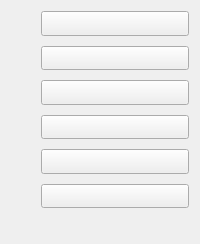
            <widget class="QWidget" name="button_stackedWidgetPage1">
             <layout class="QVBoxLayout" name="verticalLayout_5">
              <item>
               <layout class="QVBoxLayout" name="verticalLayout_2" stretch="1,1,1,1,1,1,1">
                <property name="spacing">
                 <number>10</number>
                </property>
                <property name="leftMargin">
                 <number>30</number>
                </property>
                <item>
                 <widget class="QPushButton" name="cut">
                  <property name="sizePolicy">
                   <sizepolicy hsizetype="Preferred" vsizetype="Preferred">
                    <horstretch>0</horstretch>
                    <verstretch>0</verstretch>
                   </sizepolicy>
                  </property>
                  <property name="maximumSize">
                   <size>
                    <width>230</width>
                    <height>87</height>
                   </size>
                  </property>
                  <property name="focusPolicy">
                   <enum>Qt::NoFocus</enum>
                  </property>
                  <property name="styleSheet">
                   <string notr="true">#cut{
	border-image: url(:/image/image/btn_qh_normal.png);
}
#cut:pressed{
	border-image: url(:/image/image/btn_qh_sel.png);
}</string>
                  </property>
                  <property name="text">
                   <string/>
                  </property>
                 </widget>
                </item>
                <item>
                 <widget class="QPushButton" name="store">
                  <property name="sizePolicy">
                   <sizepolicy hsizetype="Preferred" vsizetype="Preferred">
                    <horstretch>0</horstretch>
                    <verstretch>0</verstretch>
                   </sizepolicy>
                  </property>
                  <property name="maximumSize">
                   <size>
                    <width>230</width>
                    <height>87</height>
                   </size>
                  </property>
                  <property name="focusPolicy">
                   <enum>Qt::NoFocus</enum>
                  </property>
                  <property name="styleSheet">
                   <string notr="true">#store{
	border-image: url(:/image/image/btn_in_normal.png);
}
#store:checked{
	border-image: url(:/image/image/btn_in_sel.png);
}</string>
                  </property>
                  <property name="text">
                   <string/>
                  </property>
                  <property name="checkable">
                   <bool>true</bool>
                  </property>
                  <property name="checked">
                   <bool>false</bool>
                  </property>
                 </widget>
                </item>
                <item>
                 <widget class="QPushButton" name="refund">
                  <property name="sizePolicy">
                   <sizepolicy hsizetype="Preferred" vsizetype="Preferred">
                    <horstretch>0</horstretch>
                    <verstretch>0</verstretch>
                   </sizepolicy>
                  </property>
                  <property name="minimumSize">
                   <size>
                    <width>0</width>
                    <height>0</height>
                   </size>
                  </property>
                  <property name="maximumSize">
                   <size>
                    <width>230</width>
                    <height>87</height>
                   </size>
                  </property>
                  <property name="focusPolicy">
                   <enum>Qt::NoFocus</enum>
                  </property>
                  <property name="styleSheet">
                   <string notr="true">#refund{
border-image: url(:/image/image/btn_out_normal.png);
}
#refund:checked{
border-image: url(:/image/image/btn_out_sel.png);
}
</string>
                  </property>
                  <property name="text">
                   <string/>
                  </property>
                  <property name="checkable">
                   <bool>true</bool>
                  </property>
                 </widget>
                </item>
                <item>
                 <widget class="QPushButton" name="check">
                  <property name="sizePolicy">
                   <sizepolicy hsizetype="Preferred" vsizetype="Preferred">
                    <horstretch>0</horstretch>
                    <verstretch>0</verstretch>
                   </sizepolicy>
                  </property>
                  <property name="maximumSize">
                   <size>
                    <width>230</width>
                    <height>87</height>
                   </size>
                  </property>
                  <property name="styleSheet">
                   <string notr="true">#check:checked{
	border-image: url(:/image/image/btn_check_normal.png);
}
#check{
	border-image: url(:/image/image/btn_check_sel.png);
}</string>
                  </property>
                  <property name="text">
                   <string/>
                  </property>
                  <property name="checkable">
                   <bool>true</bool>
                  </property>
                 </widget>
                </item>
                <item>
                 <widget class="QPushButton" name="service">
                  <property name="sizePolicy">
                   <sizepolicy hsizetype="Preferred" vsizetype="Preferred">
                    <horstretch>0</horstretch>
                    <verstretch>0</verstretch>
                   </sizepolicy>
                  </property>
                  <property name="minimumSize">
                   <size>
                    <width>0</width>
                    <height>0</height>
                   </size>
                  </property>
                  <property name="maximumSize">
                   <size>
                    <width>230</width>
                    <height>87</height>
                   </size>
                  </property>
                  <property name="focusPolicy">
                   <enum>Qt::NoFocus</enum>
                  </property>
                  <property name="styleSheet">
                   <string notr="true">#service{
	border-image: url(:/image/image/btn_service_normal.png);
}
#service:checked{
	border-image: url(:/image/image/btn_service_sel.png);
}</string>
                  </property>
                  <property name="text">
                   <string/>
                  </property>
                  <property name="checkable">
                   <bool>true</bool>
                  </property>
                  <property name="checked">
                   <bool>false</bool>
                  </property>
                 </widget>
                </item>
                <item>
                 <widget class="QPushButton" name="search">
                  <property name="sizePolicy">
                   <sizepolicy hsizetype="Preferred" vsizetype="Preferred">
                    <horstretch>0</horstretch>
                    <verstretch>0</verstretch>
                   </sizepolicy>
                  </property>
                  <property name="minimumSize">
                   <size>
                    <width>0</width>
                    <height>0</height>
                   </size>
                  </property>
                  <property name="maximumSize">
                   <size>
                    <width>230</width>
                    <height>87</height>
                   </size>
                  </property>
                  <property name="styleSheet">
                   <string notr="true">#search{
	border-image: url(:/image/image/btn_search_normal.png);
}
#search:pressed{
	border-image: url(:/image/image/btn_search_sel.png);
}</string>
                  </property>
                  <property name="text">
                   <string/>
                  </property>
                 </widget>
                </item>
                <item>
                 <spacer name="verticalSpacer">
                  <property name="orientation">
                   <enum>Qt::Vertical</enum>
                  </property>
                  <property name="sizeType">
                   <enum>QSizePolicy::Preferred</enum>
                  </property>
                  <property name="sizeHint" stdset="0">
                   <size>
                    <width>20</width>
                    <height>40</height>
                   </size>
                  </property>
                 </spacer>
                </item>
               </layout>
              </item>
             </layout>
            </widget>
